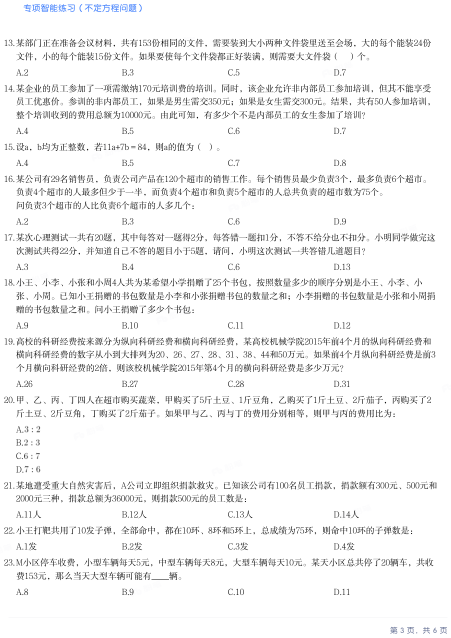
#> input picture assets/images/aptitude/quantitative_reasoning/math_operations/page_0002.png, 902 x 1276 px (shown at 1/2 size)
$ python -i import_aptitude_quantity_verbal_data_to_seed.py   (imports and definitions only)
#> lines starting #> are read from the running program, lines starting #| are printed output that depends on the picture
#> further down, picture is the input picture: PIL image 902x1276 RGB; mean R, G, B 243.5, 243.5, 243.7
#!/usr/bin/env python3
from __future__ import annotations

import json
import re
import shutil
import subprocess
import tempfile
from dataclasses import dataclass
from pathlib import Path
from uuid import NAMESPACE_URL, uuid5

from split_seed_io import load_seed, save_seed

from PIL import Image, ImageChops
from pypdf import PdfReader


ROOT = Path(__file__).resolve().parents[1]
SEED_PATH = ROOT / "assets/data/shore_pod_seed.json"
QUESTION_ROOT = Path("/Users/ming/公基资料/【粉笔行测两万五】/题目/行测题目")
ANSWER_ROOT = Path("/Users/ming/公基资料/【粉笔行测两万五】/答案/行测答案")
CREATED_TIME = "2026-07-01T00:00:00.000000+08:00"
PDFTOPPM = (
    ROOT / "../.." / ".cache/codex-runtimes/codex-primary-runtime/dependencies/bin/pdftoppm"
).resolve()
RENDER_DPI = 120


@dataclass
class ImportConfig:
    slug: str
    category_title: str
    subcategory_title: str
    question_pdf: Path
    answer_dir: Path
    source_name: str
    image_prefix: str = ""
    attach_page_images: bool = False
    answer_slice_start: int | None = None
    answer_slice_end: int | None = None


@dataclass
class Section:
    section_key: str
    title: str
    start_page: int
    pages: list[tuple[int, str]]


@dataclass
class ParsedQuestion:
    section_key: str
    section_title: str
    local_number: int
    question_text: str
    options: dict[str, str]
    source_page: int
    global_number: int = 0


@dataclass
class ParsedAnswer:
    answer_key: str
    explanation: str


CONFIGS = [
    ImportConfig(
        slug="math_operations",
        category_title="数量关系",
        subcategory_title="数学运算",
        question_pdf=QUESTION_ROOT / "数量/数学运算PDF326页.pdf",
        answer_dir=ANSWER_ROOT / "数量/数学运算",
        source_name="粉笔行测两万五-数学运算",
    ),
    ImportConfig(
        slug="number_reasoning",
        category_title="数量关系",
        subcategory_title="数字推理",
        question_pdf=QUESTION_ROOT / "数量/数推PDF70页.pdf",
        answer_dir=ANSWER_ROOT / "数量/数字推理",
        source_name="粉笔行测两万五-数字推理",
        image_prefix="assets/images/aptitude/quantitative_reasoning/number_reasoning",
        attach_page_images=True,
    ),
    ImportConfig(
        slug="logical_fill",
        category_title="言语理解与表达",
        subcategory_title="逻辑填空",
        question_pdf=QUESTION_ROOT / "言语/逻辑填空PDF315页.pdf",
        answer_dir=ANSWER_ROOT / "言语/逻辑填空",
        source_name="粉笔行测两万五-逻辑填空",
    ),
    ImportConfig(
        slug="passage_reading",
        category_title="言语理解与表达",
        subcategory_title="篇章阅读",
        question_pdf=QUESTION_ROOT / "言语/篇章阅读PDF144页.pdf",
        answer_dir=ANSWER_ROOT / "言语/篇章阅读",
        source_name="粉笔行测两万五-篇章阅读",
    ),
    ImportConfig(
        slug="sentence_expression",
        category_title="言语理解与表达",
        subcategory_title="语句表达",
        question_pdf=QUESTION_ROOT / "言语/语句表达PDF113页.pdf",
        answer_dir=ANSWER_ROOT / "言语/语句表达",
        source_name="粉笔行测两万五-语句表达",
    ),
    ImportConfig(
        slug="reading_comprehension",
        category_title="言语理解与表达",
        subcategory_title="阅读理解",
        question_pdf=QUESTION_ROOT / "言语/阅读理解PDF443页.pdf",
        answer_dir=ANSWER_ROOT / "言语/阅读理解",
        source_name="粉笔行测两万五-阅读理解",
    ),
    ImportConfig(
        slug="data_analysis_part_1",
        category_title="资料分析",
        subcategory_title="资料分析",
        question_pdf=QUESTION_ROOT / "资料/资料题目合并PDF_1-372.pdf",
        answer_dir=ANSWER_ROOT / "资料",
        source_name="粉笔行测两万五-资料分析",
        image_prefix="assets/images/aptitude/data_analysis/part_1",
        attach_page_images=True,
        answer_slice_start=0,
        answer_slice_end=40,
    ),
    ImportConfig(
        slug="data_analysis_part_2",
        category_title="资料分析",
        subcategory_title="资料分析",
        question_pdf=QUESTION_ROOT / "资料/资料题目合并PDF_373-785.pdf",
        answer_dir=ANSWER_ROOT / "资料",
        source_name="粉笔行测两万五-资料分析",
        image_prefix="assets/images/aptitude/data_analysis/part_2",
        attach_page_images=True,
        answer_slice_start=40,
        answer_slice_end=None,
    ),
]


def stable_id(value: str) -> str:
    return str(uuid5(NAMESPACE_URL, f"shore-pod/aptitude-question/{value}"))


def natural_key(path: Path) -> list[object]:
    return [int(part) if part.isdigit() else part for part in re.split(r"(\d+)", str(path))]


# [14 lines left out: function clean_text, not called in this run]


def clean_question_text(value: str) -> str:
    value = re.sub(r"(?m)^<<<PAGE:\d+>>>$", "", value)
    return clean_text(value)


# [4 lines left out: function clean_option, not called in this run]


def page_texts(pdf_path: Path) -> list[str]:
    reader = PdfReader(str(pdf_path))
    return [page.extract_text() or "" for page in reader.pages]


def page_title(text: str) -> str | None:
    match = re.search(r"专项智能练习（([^\n）]+)）", text)
    return re.sub(r"\s+", "", match.group(1)) if match else None


# [57 lines left out: functions normalized_page_body, split_sections, not called in this run]


OPTION_MARKER_RE = re.compile(r"([A-D])\s*[.．]")
PAGE_MARKER_RE = re.compile(r"<<<PAGE:(\d+)>>>")


# [91 lines left out: functions find_expected_marker, source_page_before, parse_options_after_marker, parse_section_questions, parse_question_pdf, not called in this run]


ANSWER_START_TEMPLATE = (
    r"(?m)^\s*(?:\uf0b7|)?\s*{number}\s*(?:[.．]|(?=\n)|(?=\s*正确答案))"
)
KEY_PATTERNS = [
    re.compile(r"正确答案(?:是|为)?\s*[:：]?\s*([A-H])"),
    re.compile(r"故(?:本题)?正确答案(?:是|为)\s*([A-H])"),
    re.compile(r"故(?:本题)?答案(?:是|为)\s*([A-H])"),
    re.compile(r"故选\s*([A-H])"),
    re.compile(r"锁定\s*([A-H])\s*项"),
    re.compile(r"只有\s*([A-H])\s*项"),
    re.compile(r"与\s*([A-H])\s*项(?:符合|最接近)"),
    re.compile(r"对应\s*([A-H])\s*项"),
    re.compile(r"([A-H])\s*项[^。；;]*(?:正确|当选|符合)"),
]
KEY_SEQUENCE_RE = re.compile(
    r"(?:正确答案(?:是|为)?\s*[:：]?|故(?:本题)?正确答案(?:是|为)|故(?:本题)?答案(?:是|为))\s*([A-H])"
)
EXCLUDED_RE = re.compile(r"(?:排除|不选|错误)[^。；;\n]*?([A-D])\s*项")
ANSWER_KEY_OVERRIDES = {
    ("工程4.pdf", 23): "D",
}


# [53 lines left out: functions answer_key_from_segment, parse_answer_pdf, answer_files, not called in this run]


def compact_title(value: str) -> str:
    return re.sub(r"[\s_\-.。．]+", "", value)


# [46 lines left out: functions answer_file_map, attach_answers, not called in this run]


def near_white_trim(image: Image.Image) -> Image.Image:
    rgb = image.convert("RGB")
    white = Image.new("RGB", rgb.size, (235, 235, 235))
#> white: PIL image 902x1276 RGB; every value is 235
    diff = ImageChops.difference(rgb, white)
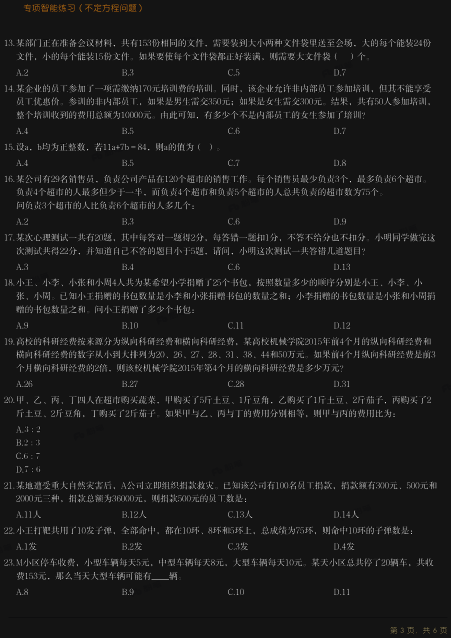
#> diff: PIL image 902x1276 RGB (shown at 1/2 size); mean R, G, B 27.4, 27.4, 27.3
    bbox = diff.point(lambda value: 0 if value < 22 else 255).getbbox()
#> bbox = (8, 8, 894, 1268)
    if bbox is None:
        return rgb
    left, upper, right, lower = bbox
#> left = 8; upper = 8; right = 894; lower = 1268
    pad = 8
    return rgb.crop(
        (
            max(0, left - pad),
            max(0, upper - pad),
            min(rgb.width, right + pad),
            min(rgb.height, lower + pad),
        )
    )


# [123 lines left out: functions render_page_images, load_seed_tables, build_rows, main, not called in this run]


# [2 lines not run here, left out]

>>> from PIL import Image
>>> picture = Image.open('../assets/images/aptitude/quantitative_reasoning/math_operations/page_0002.png')
>>> result = near_white_trim(picture)

$ run again, on assets/images/aptitude/quantitative_reasoning/math_operations/page_0022.png
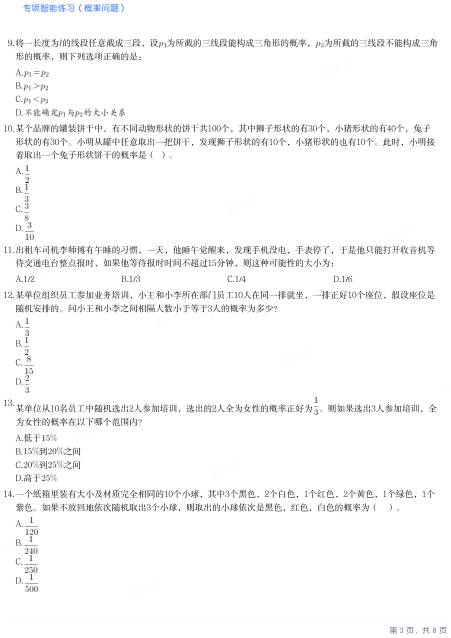
#> input picture assets/images/aptitude/quantitative_reasoning/math_operations/page_0022.png, 901 x 1276 px (shown at 1/2 size)
#> picture is the input picture: PIL image 901x1276 RGB; mean R, G, B 248.5, 248.6, 248.7
#> white: PIL image 901x1276 RGB; every value is 235
#> in near_white_trim, `diff = ImageChops.difference(rgb, white)`:
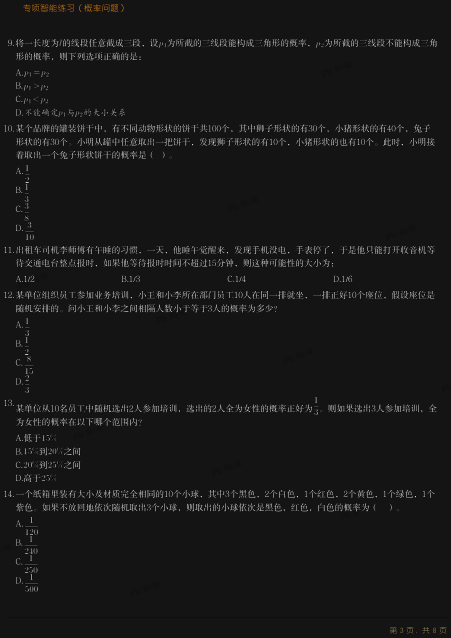
#> diff: PIL image 901x1276 RGB (shown at 1/2 size); mean R, G, B 24.1, 24.1, 24
#> bbox = (8, 8, 893, 1268)
#> left = 8; right = 893; lower = 1268

$ run again, on assets/images/aptitude/quantitative_reasoning/math_operations/page_0049.png
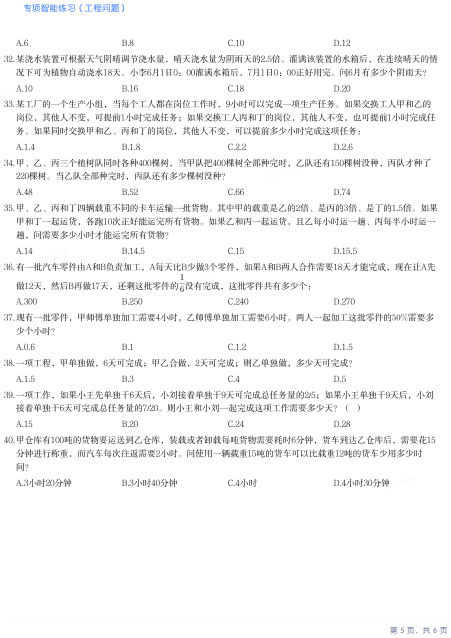
#> input picture assets/images/aptitude/quantitative_reasoning/math_operations/page_0049.png, 902 x 1276 px (shown at 1/2 size)
#> picture is the input picture: PIL image 902x1276 RGB; mean R, G, B 245.5, 245.5, 245.7
#> white: PIL image 902x1276 RGB; every value is 235
#> in near_white_trim, `diff = ImageChops.difference(rgb, white)`:
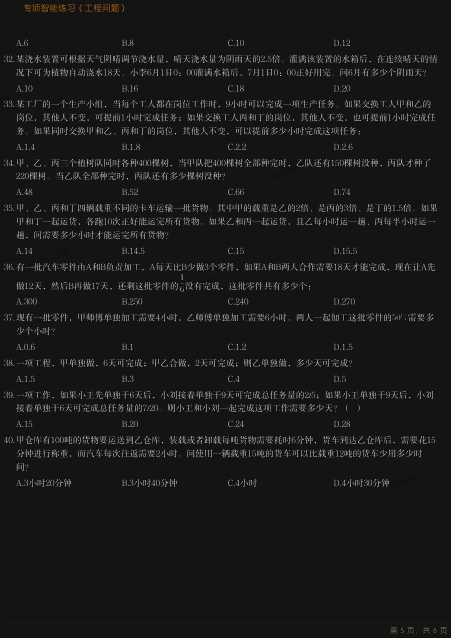
#> diff: PIL image 902x1276 RGB (shown at 1/2 size); mean R, G, B 26.2, 26.1, 26.1
#> bbox = (8, 8, 894, 1268)
#> left = 8; right = 894; lower = 1268

$ run again, on assets/images/aptitude/quantitative_reasoning/math_operations/page_0052.png
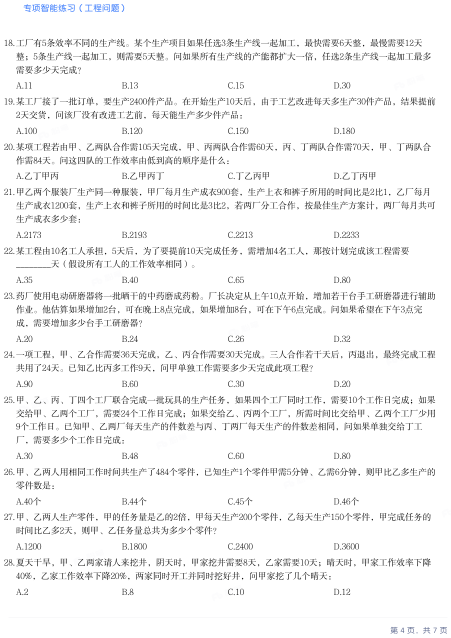
#> input picture assets/images/aptitude/quantitative_reasoning/math_operations/page_0052.png, 902 x 1276 px (shown at 1/2 size)
#> picture is the input picture: PIL image 902x1276 RGB; mean R, G, B 243.8, 243.9, 244
#> white: PIL image 902x1276 RGB; every value is 235
#> in near_white_trim, `diff = ImageChops.difference(rgb, white)`:
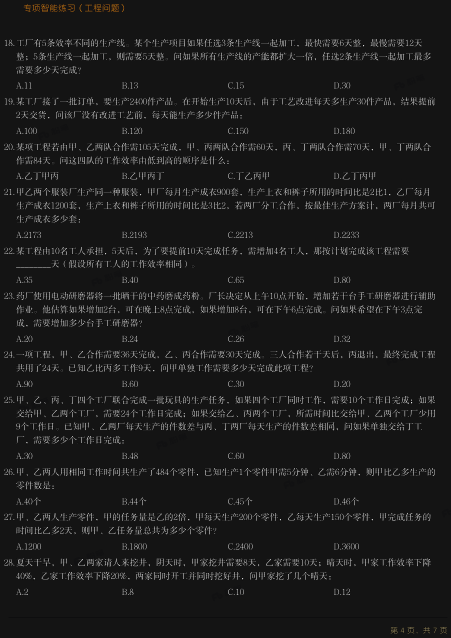
#> diff: PIL image 902x1276 RGB (shown at 1/2 size); mean R, G, B 27.2, 27.2, 27.1
#> bbox = (8, 8, 894, 1268)
#> left = 8; right = 894; lower = 1268
